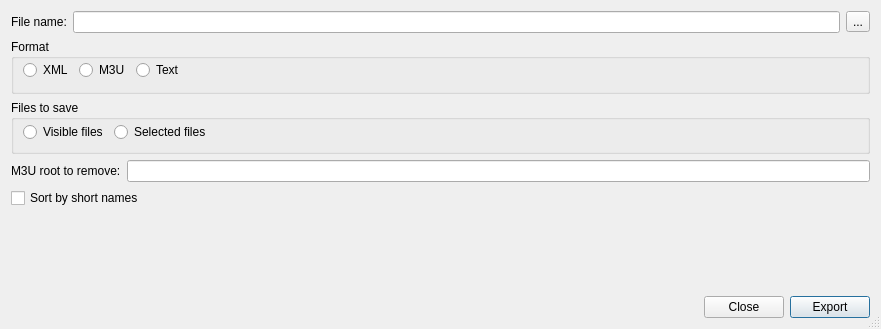
<ui version="4.0" >
 <class>ExportDlg</class>
 <widget class="QDialog" name="ExportDlg" >
  <property name="geometry" >
   <rect>
    <x>0</x>
    <y>0</y>
    <width>881</width>
    <height>329</height>
   </rect>
  </property>
  <property name="windowTitle" >
   <string>Export</string>
  </property>
  <property name="sizeGripEnabled" >
   <bool>true</bool>
  </property>
  <layout class="QVBoxLayout" >
   <item>
    <layout class="QHBoxLayout" >
     <item>
      <widget class="QLabel" name="label" >
       <property name="text" >
        <string>File name:</string>
       </property>
      </widget>
     </item>
     <item>
      <widget class="QLineEdit" name="m_pFileNameE" />
     </item>
     <item>
      <widget class="QToolButton" name="m_pChooseFileB" >
       <property name="text" >
        <string>...</string>
       </property>
      </widget>
     </item>
    </layout>
   </item>
   <item>
    <widget class="QGroupBox" name="groupBox" >
     <property name="title" >
      <string>Format</string>
     </property>
     <layout class="QHBoxLayout" >
      <property name="topMargin" >
       <number>0</number>
      </property>
      <item>
       <widget class="QRadioButton" name="m_pXmlRB" >
        <property name="text" >
         <string>XML</string>
        </property>
       </widget>
      </item>
      <item>
       <widget class="QRadioButton" name="m_pM3uRB" >
        <property name="text" >
         <string>M3U</string>
        </property>
       </widget>
      </item>
      <item>
       <widget class="QRadioButton" name="m_pTextRB" >
        <property name="text" >
         <string>Text</string>
        </property>
       </widget>
      </item>
      <item>
       <spacer>
        <property name="orientation" >
         <enum>Qt::Horizontal</enum>
        </property>
        <property name="sizeHint" >
         <size>
          <width>81</width>
          <height>23</height>
         </size>
        </property>
       </spacer>
      </item>
     </layout>
    </widget>
   </item>
   <item>
    <widget class="QGroupBox" name="groupBox_2" >
     <property name="title" >
      <string>Files to save</string>
     </property>
     <layout class="QHBoxLayout" >
      <property name="topMargin" >
       <number>2</number>
      </property>
      <item>
       <widget class="QRadioButton" name="m_pVisibleRB" >
        <property name="text" >
         <string>Visible files</string>
        </property>
       </widget>
      </item>
      <item>
       <widget class="QRadioButton" name="m_pSelectedRB" >
        <property name="text" >
         <string>Selected files</string>
        </property>
       </widget>
      </item>
      <item>
       <spacer>
        <property name="orientation" >
         <enum>Qt::Horizontal</enum>
        </property>
        <property name="sizeHint" >
         <size>
          <width>40</width>
          <height>20</height>
         </size>
        </property>
       </spacer>
      </item>
     </layout>
    </widget>
   </item>
   <item>
    <layout class="QHBoxLayout" >
     <item>
      <widget class="QLabel" name="label_2" >
       <property name="text" >
        <string>M3U root to remove:</string>
       </property>
      </widget>
     </item>
     <item>
      <widget class="QLineEdit" name="m_pM3uRootE" >
       <property name="toolTip" >
        <string>When creating an M3U file, this text gets removed from the beginning of the file names.
Meant to be used for creating M3U files containing relative paths.</string>
       </property>
      </widget>
     </item>
    </layout>
   </item>
   <item>
    <widget class="QCheckBox" name="m_pSortByShortNamesCkB" >
     <property name="text" >
      <string>Sort by short names</string>
     </property>
    </widget>
   </item>
   <item>
    <spacer>
     <property name="orientation" >
      <enum>Qt::Vertical</enum>
     </property>
     <property name="sizeHint" >
      <size>
       <width>20</width>
       <height>31</height>
      </size>
     </property>
    </spacer>
   </item>
   <item>
    <layout class="QHBoxLayout" >
     <item>
      <spacer>
       <property name="orientation" >
        <enum>Qt::Horizontal</enum>
       </property>
       <property name="sizeHint" >
        <size>
         <width>40</width>
         <height>20</height>
        </size>
       </property>
      </spacer>
     </item>
     <item>
      <widget class="QPushButton" name="m_pCloseB" >
       <property name="text" >
        <string>Close</string>
       </property>
      </widget>
     </item>
     <item>
      <widget class="QPushButton" name="m_pExportB" >
       <property name="text" >
        <string>Export</string>
       </property>
       <property name="default" >
        <bool>true</bool>
       </property>
      </widget>
     </item>
    </layout>
   </item>
  </layout>
 </widget>
 <resources/>
 <connections/>
</ui>
